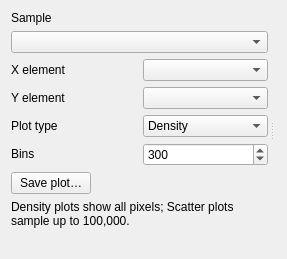
          <widget class="QWidget" name="elementScatterTab">
           <attribute name="title">
            <string>Element scatter</string>
           </attribute>
           <layout class="QVBoxLayout" name="elementScatterTabLayout">
            <item>
             <widget class="QSplitter" name="elementScatterSplitter">
              <property name="orientation">
               <enum>Qt::Horizontal</enum>
              </property>
              <property name="handleWidth">
               <number>8</number>
              </property>
              <widget class="QWidget" name="elementScatterControls">
               <layout class="QVBoxLayout" name="elementScatterControlsLayout" stretch="0,1,0">
                <item>
                 <widget class="QWidget" name="elementScatterTop">
                  <property name="sizePolicy">
                   <sizepolicy hsizetype="Preferred" vsizetype="Maximum">
                    <horstretch>0</horstretch>
                    <verstretch>0</verstretch>
                   </sizepolicy>
                  </property>
                  <layout class="QVBoxLayout" name="elementScatterTopLayout">
                   <property name="leftMargin">
                    <number>0</number>
                   </property>
                   <property name="topMargin">
                    <number>0</number>
                   </property>
                   <property name="rightMargin">
                    <number>0</number>
                   </property>
                   <property name="bottomMargin">
                    <number>0</number>
                   </property>
                   <item>
                    <widget class="QLabel" name="elementScatterSampleLabel">
                     <property name="sizePolicy">
                      <sizepolicy hsizetype="Preferred" vsizetype="Maximum">
                       <horstretch>0</horstretch>
                       <verstretch>0</verstretch>
                      </sizepolicy>
                     </property>
                     <property name="text">
                      <string>Sample</string>
                     </property>
                    </widget>
                   </item>
                   <item>
                    <widget class="QComboBox" name="elementScatterSample" />
                   </item>
                   <item>
                    <layout class="QGridLayout" name="elementScatterElementsLayout">
                     <item row="0" column="0">
                      <widget class="QLabel" name="elementScatterXLabel">
                       <property name="sizePolicy">
                        <sizepolicy hsizetype="Preferred" vsizetype="Maximum">
                         <horstretch>0</horstretch>
                         <verstretch>0</verstretch>
                        </sizepolicy>
                       </property>
                       <property name="text">
                        <string>X element</string>
                       </property>
                      </widget>
                     </item>
                     <item row="0" column="1">
                      <widget class="QComboBox" name="elementScatterX" />
                     </item>
                     <item row="1" column="0">
                      <widget class="QLabel" name="elementScatterYLabel">
                       <property name="sizePolicy">
                        <sizepolicy hsizetype="Preferred" vsizetype="Maximum">
                         <horstretch>0</horstretch>
                         <verstretch>0</verstretch>
                        </sizepolicy>
                       </property>
                       <property name="text">
                        <string>Y element</string>
                       </property>
                      </widget>
                     </item>
                     <item row="1" column="1">
                      <widget class="QComboBox" name="elementScatterY" />
                     </item>
                    </layout>
                   </item>
                   <item>
                    <layout class="QHBoxLayout" name="elementScatterPresentationLayout">
                     <item>
                      <widget class="QLabel" name="elementScatterPresentationLabel">
                       <property name="sizePolicy">
                        <sizepolicy hsizetype="Preferred" vsizetype="Maximum">
                         <horstretch>0</horstretch>
                         <verstretch>0</verstretch>
                        </sizepolicy>
                       </property>
                       <property name="text">
                        <string>Plot type</string>
                       </property>
                      </widget>
                     </item>
                     <item>
                      <widget class="QComboBox" name="elementScatterPresentation">
                       <item>
                        <property name="text">
                         <string>Scatter</string>
                        </property>
                       </item>
                       <item>
                        <property name="text">
                         <string>Density</string>
                        </property>
                       </item>
                       <property name="currentIndex">
                        <number>1</number>
                       </property>
                      </widget>
                     </item>
                    </layout>
                   </item>
                   <item>
                    <layout class="QHBoxLayout" name="elementScatterBinsLayout">
                     <item>
                      <widget class="QLabel" name="elementScatterBinsLabel">
                       <property name="sizePolicy">
                        <sizepolicy hsizetype="Preferred" vsizetype="Maximum">
                         <horstretch>0</horstretch>
                         <verstretch>0</verstretch>
                        </sizepolicy>
                       </property>
                       <property name="text">
                        <string>Bins</string>
                       </property>
                      </widget>
                     </item>
                     <item>
                      <widget class="QSpinBox" name="elementScatterBins">
                       <property name="minimum">
                        <number>50</number>
                       </property>
                       <property name="maximum">
                        <number>1000</number>
                       </property>
                       <property name="singleStep">
                        <number>50</number>
                       </property>
                       <property name="value">
                        <number>300</number>
                       </property>
                      </widget>
                     </item>
                    </layout>
                   </item>
                   <item>
                    <layout class="QHBoxLayout" name="elementScatterActions" stretch="0,1">
                     <item>
                      <widget class="QPushButton" name="saveElementScatterPlot">
                       <property name="text">
                        <string>Save plot…</string>
                       </property>
                       <property name="sizePolicy">
                        <sizepolicy hsizetype="Fixed" vsizetype="Fixed">
                         <horstretch>0</horstretch>
                         <verstretch>0</verstretch>
                        </sizepolicy>
                       </property>
                      </widget>
                     </item>
                     <item>
                      <spacer name="elementScatterActionSpacer">
                       <property name="orientation">
                        <enum>Qt::Horizontal</enum>
                       </property>
                       <property name="sizeType">
                        <enum>QSizePolicy::Expanding</enum>
                       </property>
                      <property name="sizeHint" stdset="0">
                       <size>
                        <width>0</width>
                        <height>0</height>
                       </size>
                      </property>
                      </spacer>
                     </item>
                    </layout>
                   </item>
                  </layout>
                 </widget>
                </item>
                <item stretch="1">
                 <spacer name="elementScatterSpacer">
                  <property name="orientation">
                   <enum>Qt::Vertical</enum>
                  </property>
                  <property name="sizeType">
                   <enum>QSizePolicy::Expanding</enum>
                  </property>
                 <property name="sizeHint" stdset="0">
                  <size>
                   <width>0</width>
                   <height>0</height>
                  </size>
                 </property>
                 </spacer>
                </item>
                <item>
                 <widget class="QLabel" name="elementScatterHelp">
                  <property name="sizePolicy">
                   <sizepolicy hsizetype="Preferred" vsizetype="Maximum">
                    <horstretch>0</horstretch>
                    <verstretch>0</verstretch>
                   </sizepolicy>
                  </property>
                  <property name="text">
                   <string>Density plots show all pixels; Scatter plots sample up to 100,000.</string>
                  </property>
                  <property name="wordWrap">
                   <bool>true</bool>
                  </property>
                 </widget>
                </item>
                <item>
                 <widget class="QLabel" name="elementScatterStatus">
                  <property name="sizePolicy">
                   <sizepolicy hsizetype="Preferred" vsizetype="Maximum">
                    <horstretch>0</horstretch>
                    <verstretch>0</verstretch>
                   </sizepolicy>
                  </property>
                  <property name="text">
                   <string />
                  </property>
                  <property name="wordWrap">
                   <bool>true</bool>
                  </property>
                 </widget>
                </item>
               </layout>
              </widget>
              <widget class="QWidget" name="elementScatterResults">
               <layout class="QVBoxLayout" name="elementScatterResultsLayout">
                <item>
                 <widget class="QWidget" name="elementScatterPlotHost" />
                </item>
               </layout>
              </widget>
             </widget>
            </item>
           </layout>
          </widget>
